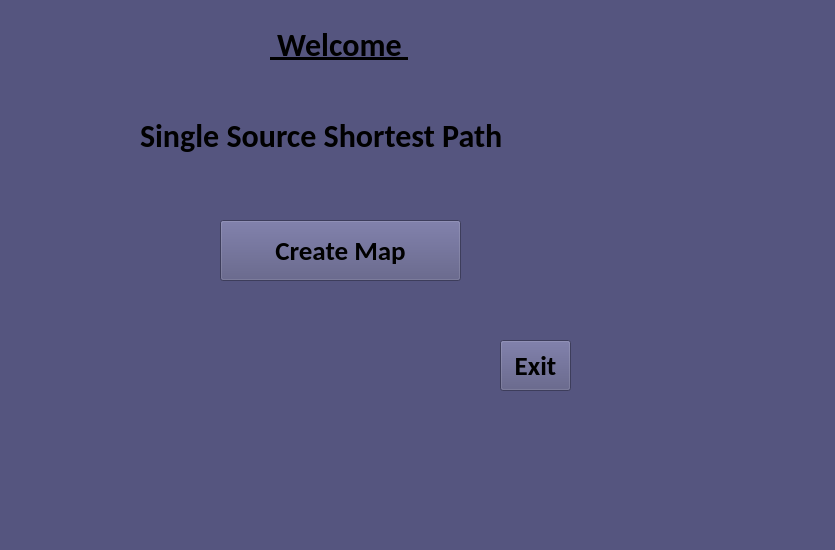
<?xml version="1.0" encoding="UTF-8"?>
<ui version="4.0">
 <class>MainWindow</class>
 <widget class="QMainWindow" name="MainWindow">
  <property name="geometry">
   <rect>
    <x>0</x>
    <y>0</y>
    <width>835</width>
    <height>550</height>
   </rect>
  </property>
  <property name="minimumSize">
   <size>
    <width>550</width>
    <height>550</height>
   </size>
  </property>
  <property name="maximumSize">
   <size>
    <width>835</width>
    <height>491</height>
   </size>
  </property>
  <property name="windowTitle">
   <string>Single Source Shortest Path</string>
  </property>
  <property name="styleSheet">
   <string notr="true">background-color: rgb(85, 85, 127);</string>
  </property>
  <widget class="QWidget" name="centralwidget">
   <widget class="QPushButton" name="CreateMap">
    <property name="geometry">
     <rect>
      <x>220</x>
      <y>220</y>
      <width>241</width>
      <height>61</height>
     </rect>
    </property>
    <property name="font">
     <font>
      <family>Calibri</family>
      <pointsize>20</pointsize>
      <weight>75</weight>
      <bold>true</bold>
     </font>
    </property>
    <property name="styleSheet">
     <string notr="true">background-color: rgb(85, 85, 127);</string>
    </property>
    <property name="text">
     <string>Create Map</string>
    </property>
   </widget>
   <widget class="QPushButton" name="Exit">
    <property name="geometry">
     <rect>
      <x>500</x>
      <y>340</y>
      <width>71</width>
      <height>51</height>
     </rect>
    </property>
    <property name="font">
     <font>
      <family>Calibri</family>
      <pointsize>20</pointsize>
      <weight>75</weight>
      <bold>true</bold>
     </font>
    </property>
    <property name="autoFillBackground">
     <bool>false</bool>
    </property>
    <property name="styleSheet">
     <string notr="true">background-color: rgb(85, 85, 127);</string>
    </property>
    <property name="text">
     <string>Exit</string>
    </property>
   </widget>
   <widget class="QLabel" name="label">
    <property name="geometry">
     <rect>
      <x>140</x>
      <y>110</y>
      <width>550</width>
      <height>51</height>
     </rect>
    </property>
    <property name="minimumSize">
     <size>
      <width>550</width>
      <height>0</height>
     </size>
    </property>
    <property name="maximumSize">
     <size>
      <width>422</width>
      <height>51</height>
     </size>
    </property>
    <property name="font">
     <font>
      <family>Calibri</family>
      <pointsize>24</pointsize>
      <weight>75</weight>
      <bold>true</bold>
      <underline>false</underline>
     </font>
    </property>
    <property name="text">
     <string>Single Source Shortest Path</string>
    </property>
   </widget>
   <widget class="QLabel" name="label_2">
    <property name="geometry">
     <rect>
      <x>270</x>
      <y>20</y>
      <width>250</width>
      <height>50</height>
     </rect>
    </property>
    <property name="minimumSize">
     <size>
      <width>250</width>
      <height>50</height>
     </size>
    </property>
    <property name="maximumSize">
     <size>
      <width>35</width>
      <height>10</height>
     </size>
    </property>
    <property name="font">
     <font>
      <family>Calibri</family>
      <pointsize>24</pointsize>
      <weight>75</weight>
      <bold>true</bold>
      <underline>true</underline>
     </font>
    </property>
    <property name="text">
     <string> Welcome </string>
    </property>
   </widget>
  </widget>
  <widget class="QMenuBar" name="menubar">
   <property name="geometry">
    <rect>
     <x>0</x>
     <y>0</y>
     <width>835</width>
     <height>17</height>
    </rect>
   </property>
  </widget>
  <widget class="QStatusBar" name="statusbar"/>
 </widget>
 <resources/>
 <connections/>
</ui>
